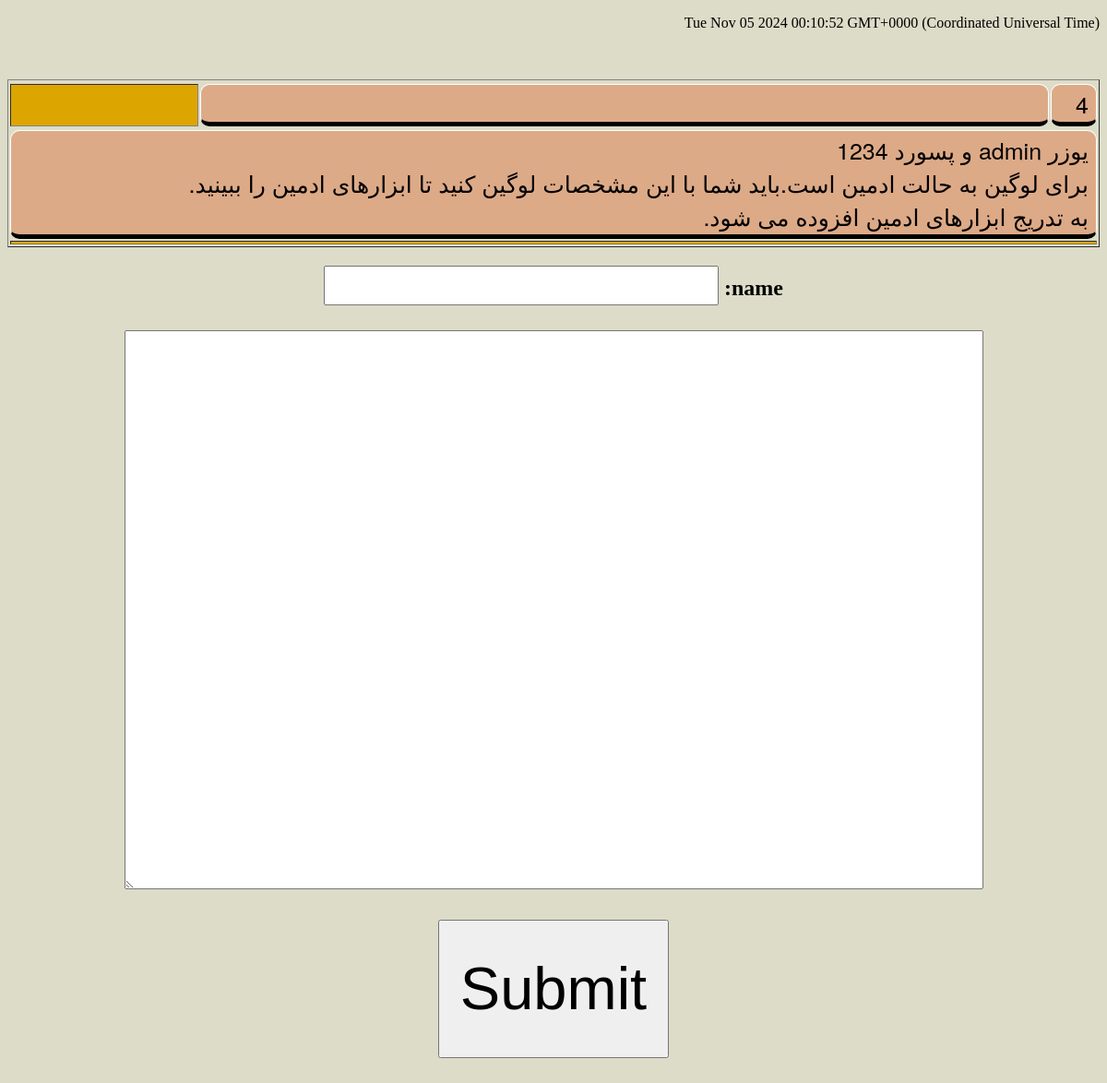
Page /msg/a_write_msg.php?number=4 on the committed database.
### tables this page shows
CREATE TABLE `s110_posts` (
  `number` bigint(20) NOT NULL,
  `news` text NOT NULL
);

### msg/a_write_msg.php (the view, shortened to what this page needs)
<!DOCTYPE html>
<!DOCTYPE html PUBLIC "-//W3C//DTD XHTML 1.0 Transitional//EN" "http://www.w3.org/TR/xhtml1/DTD/xhtml1-transitional.dtd">
<html dir="rtl">
<head>
 </head>
<body>
<p id="demo"></p>
       <?php
            require "../base/ccoonn.php";
          include "../functions/functions.php";
$post_number=$_GET['number'];
 echo"<div id='para_total'>";
$sql = "SELECT * FROM s110_posts WHERE  number=$post_number";
$result = mysqli_query($ccoonn ,$sql );
echo"<center>";
echo"<table border=1>";
while($info = mysqli_fetch_array( $result ))
        {
     echo"<tr>";
    $number=$info['number'];
     include"../parts_of_index/my_str_replace.php";
             $news=$info['news'];
echo"<tr><td id='t1'>";   echo $number;  echo"</td>";
echo"<td id='t2'>";
 echo"</td>";
echo"<td id='t4'>";  echo $the_date;   echo"</td><tr>";
echo"<tr><td colspan='4' id='t3'>";
echo nl2br($news);
 echo"</td></tr>";
echo"<tr><td colspan='4' id='t5'>";
  echo"</td></tr>";
             echo"</tr>";                                              }
echo"</table>";
  echo"</center>";
if(      !isset  ($_POST['action_post'] )    )
{
include"a_msg_form.php";
}
                 echo"<br>";
                 echo"<br>";
    echo"</div>";
                                                                                        ?>
 </body>
 </html>

### parts_of_index/my_str_replace.php
<?php
if (isset ($info['news']) )
{
     $info['news']=str_replace("qz","'",$info['news']);
     $info['news']=str_replace("[Img]","<img src='",$info['news']);
     $info['news']=str_replace("[/Img]","' style='width:200px;height:auto'>",$info['news']);
     $info['news']=str_replace("[Url]","<a href='",$info['news']);
     $info['news']=str_replace("[Url_m]","'>",$info['news']);
     $info['news']=str_replace("[/Url]","</a>",$info['news']);
     $info['news']=str_replace("[center]","<center>",$info['news']);
     $info['news']=str_replace("[/center]","</center>",$info['news']);
     $info['news']=str_replace("[left]","<div style='text-align: left;'>",$info['news']);
     $info['news']=str_replace("[/left]","</div>",$info['news']);
     $info['news']=str_replace("[right]","<div style='text-align: right;'>",$info['news']);
     $info['news']=str_replace("[/right]","</div>",$info['news']);
     $info['news']=str_replace("[red]","<span style='color: Red'>",$info['news']);
     $info['news']=str_replace("[/red]","</span>",$info['news']);
     $info['news']=str_replace("[blue]","<span style='color: Blue'>",$info['news']);
     $info['news']=str_replace("[/blue]","</span>",$info['news']);
     $info['news']=str_replace("[color]","<span style='color:",$info['news']);
     $info['news']=str_replace("[bgcolor]","<span style='background-color:",$info['news']);
     $info['news']=str_replace("[color_m]","'>",$info['news']);
     $info['news']=str_replace("[/color]","</span>",$info['news']);
     $info['news']=str_replace("imagenumber=","<img src='http://victory.rf.gd/web/images/attachs/f",$info['news']);
          $info['news']=str_replace("size=100",".jpg' width='100' height='auto'>",$info['news']);
               $info['news']=str_replace("size=150",".jpg' width='150' height='auto'>",$info['news']);
     $info['news']=str_replace("size=200",".jpg' width='200' height='auto'>",$info['news']);
          $info['news']=str_replace("size=250",".jpg' width='250' height='auto'>",$info['news']);
        $info['news']=str_replace("size=300",".jpg' width='300' height='auto'>",$info['news']);
        $info['news']=str_replace("size=350",".jpg' width='350' height='auto'>",$info['news']);
     $info['news']=str_replace("size=400",".jpg' width='400' height='auto'>",$info['news']);
          $info['news']=str_replace("size=450",".jpg' width='450' height='auto'>",$info['news']);
             $info['news']=str_replace("size=500",".jpg' width='500' height='auto'>",$info['news']);
             $info['news']=str_replace("size=550",".jpg' width='550' height='auto'>",$info['news']);
     $info['news']=str_replace("size=600",".jpg' width='600' height='auto'>",$info['news']);
     $info['news']=str_replace("size=650",".jpg' width='650' height='auto'>",$info['news']);
       $info['news']=str_replace("size=700",".jpg' width='700' height='auto'>",$info['news']);
         $info['news']=str_replace("size=750",".jpg' width='750' height='auto'>",$info['news']);
     $info['news']=str_replace("size=800",".jpg' width='800' height='auto'>",$info['news']);
    $info['news']=str_replace("☆☆☆☆T","",$info['news']);
       $info['news']=str_replace("pngnumber=","<img src='http://victory.rf.gd/web/images/attachs/png/f",$info['news']);
          $info['news']=str_replace("sizep=100",".png' width='100' height='auto'>",$info['news']);
               $info['news']=str_replace("sizep=150",".png' width='150' height='auto'>",$info['news']);
     $info['news']=str_replace("sizep=200",".png' width='200' height='auto'>",$info['news']);
          $info['news']=str_replace("sizep=250",".png' width='250' height='auto'>",$info['news']);
        $info['news']=str_replace("sizep=300",".png' width='300' height='auto'>",$info['news']);
        $info['news']=str_replace("sizep=350",".png' width='350' height='auto'>",$info['news']);
     $info['news']=str_replace("sizep=400",".png' width='400' height='auto'>",$info['news']);
          $info['news']=str_replace("sizep=450",".png' width='450' height='auto'>",$info['news']);
             $info['news']=str_replace("sizep=500",".png' width='500' height='auto'>",$info['news']);
             $info['news']=str_replace("sizep=550",".png' width='550' height='auto'>",$info['news']);
     $info['news']=str_replace("sizep=600",".png' width='600' height='auto'>",$info['news']);
     $info['news']=str_replace("sizep=650",".png' width='650' height='auto'>",$info['news']);
       $info['news']=str_replace("sizep=700",".png' width='700' height='auto'>",$info['news']);
         $info['news']=str_replace("sizep=750",".png' width='750' height='auto'>",$info['news']);
     $info['news']=str_replace("sizep=800",".png' width='800' height='auto'>",$info['news']);
    $info['news']=str_replace("☆☆☆☆T","",$info['news']);
       $info['news']=str_replace("[font5]","<div style='font-size:5px;'>",$info['news']);
       $info['news']=str_replace("[font10]","<div style='font-size:10px;'>",$info['news']);
       $info['news']=str_replace("[font20]","<div style='font-size:20px;'>",$info['news']);
       $info['news']=str_replace("[font30]","<div style='font-size:30px;'>",$info['news']);
     $info['news']=str_replace("[font40]","<div style='font-size:40px;'>",$info['news']);
     $info['news']=str_replace("[font50]","<div style='font-size:50px;'>",$info['news']);
     $info['news']=str_replace("[font60]","<div style='font-size:60px;'>",$info['news']);
       $info['news']=str_replace("[font70]","<div style='font-size:70px;'>",$info['news']);
     $info['news']=str_replace("[font80]","<div style='font-size:80px;'>",$info['news']);
     $info['news']=str_replace("[font90]","<div style='font-size:90px;'>",$info['news']);
     $info['news']=str_replace("[font100]","<div style='font-size:100px;'>",$info['news']);
     $info['news']=str_replace("[font150]","<div style='font-size:150px;'>",$info['news']);
     $info['news']=str_replace("[font200]","<div style='font-size:200px;'>",$info['news']);
     $info['news']=str_replace("[font250]","<div style='font-size:250px;'>",$info['news']);
     $info['news']=str_replace("[font300]","<div style='font-size:300px;'>",$info['news']);
     $info['news']=str_replace("[font350]","<div style='font-size:350px;'>",$info['news']);
     $info['news']=str_replace("[font400]","<div style='font-size:400px;'>",$info['news']);
       $info['news']=str_replace("[/font]","</div>",$info['news']);
}
     ?>

### msg/a_write_msg.php (style rules this page uses)
body { background-image: url('../images/flowers1.jpg'); background-color:rgba(220,220,200,1); }
#t1 { border: 5px solid black; width:2%; background-color: #ddaa88; margin-left: 20px; margin-right: 30px; text-align: right; padding-right: 40px; border-spacing: 50px; font-size: 25px; border-left: 1px solid #ffffff; border-right: 1px solid #ffffff; border-top: 1px solid #ffffff; padding: 2px 8px; border-radius: 10px; font-family: 'helvetica neue', helvetica, arial, sans-serif; }
#t2 { border: 5px solid black; width:45%; background-color: #ddaa88; margin-left: 20px; margin-right: 30px; text-align: right; padding-right: 40px border-spacing: 50px; font-size: 25px; border-left: 1px solid #ffffff; border-right: 1px solid #ffffff; border-top: 1px solid #ffffff; padding: 2px 8px; border-radius: 10px; font-family: 'helvetica neue', helvetica, arial, sans-serif; }
#t3 { border: 5px solid black; width:10%; background-color: #ddaa88; margin-left: 20px; margin-right: 30px; text-align: right; padding-right: 40px border-spacing: 50px; font-size: 25px; border-left: 1px solid #ffffff; border-right: 1px solid #ffffff; border-top: 1px solid #ffffff; padding: 2px 8px; border-radius: 10px; font-family: 'helvetica neue', helvetica, arial, sans-serif; }
#t4 { background-color: #dda500; width:10%; }
#t5 { background-color: #dda500; }

### rows in the picture
s110_posts: number "4", news "یوزر admin و پسورد 1234 برای لوگین به حالت ادمین است.باید شما با این مشخصات لوگین کنید تا ابزارهای ادمین را ببینید. به تدریج ابزارهای ادمین افزوده می شود."
